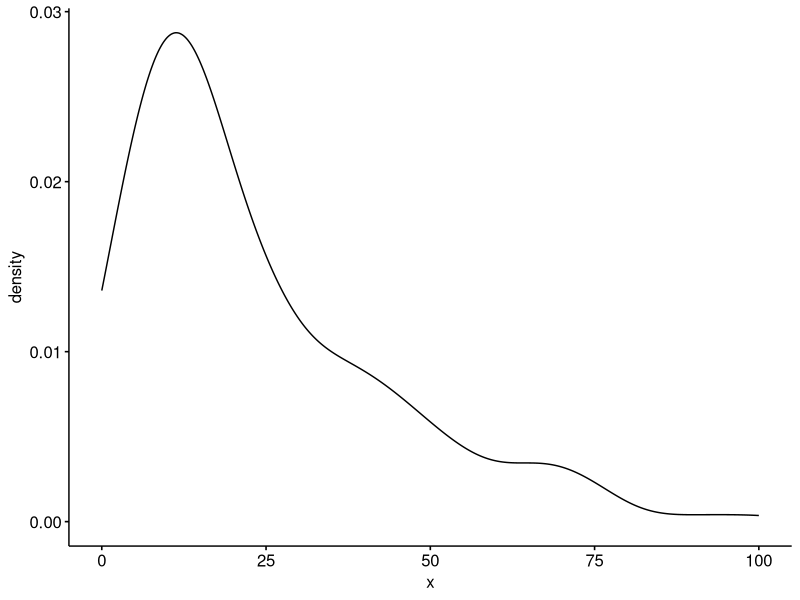
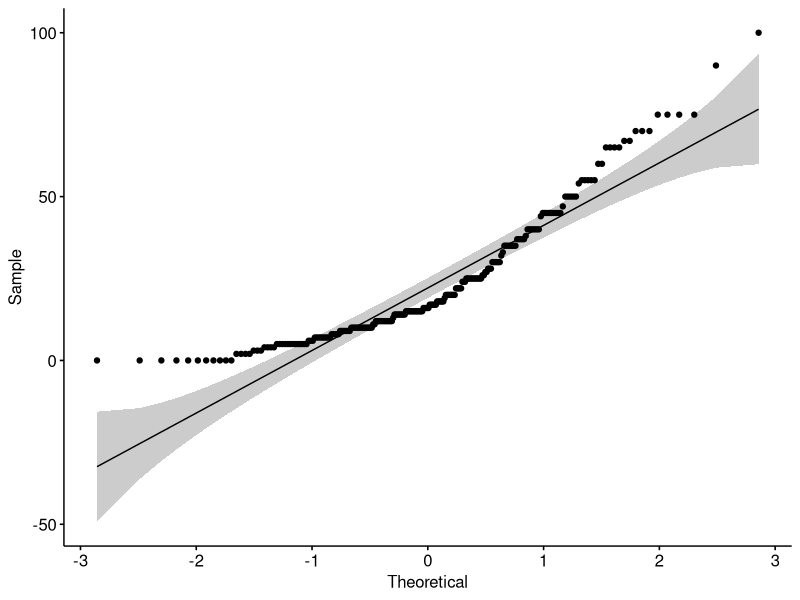
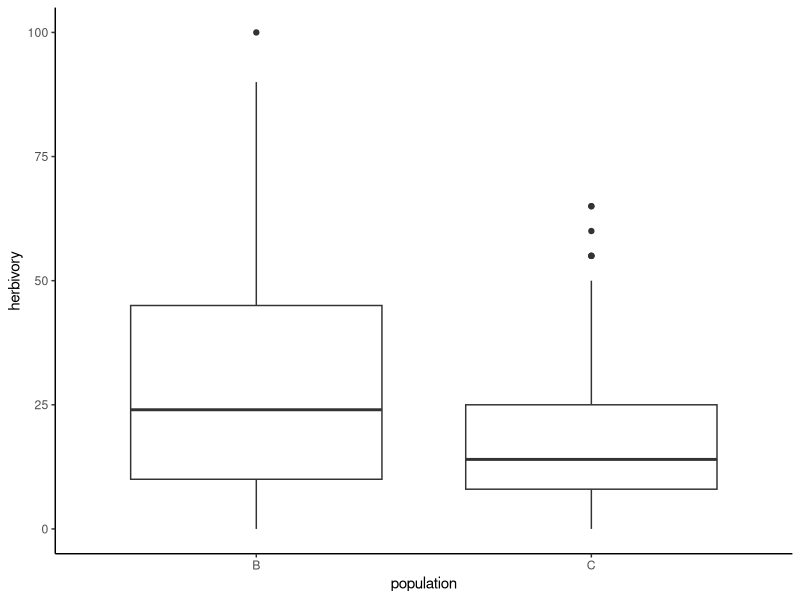
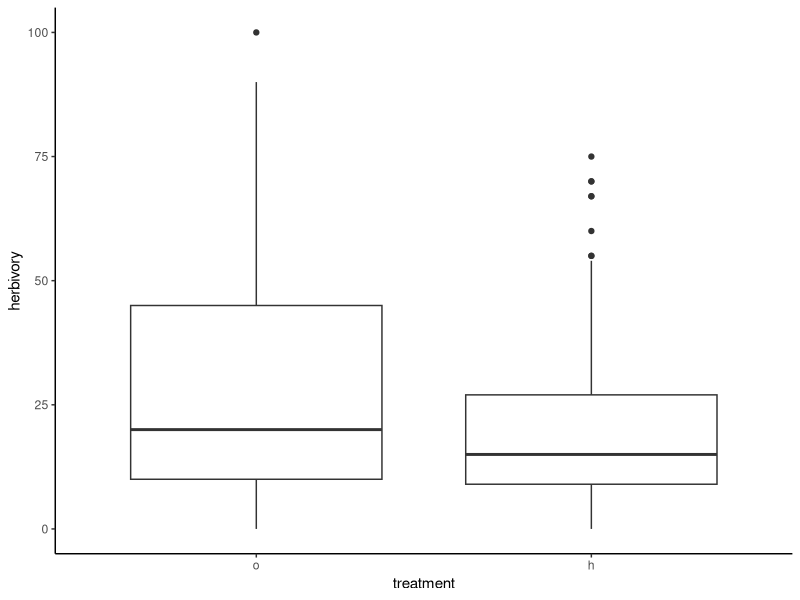
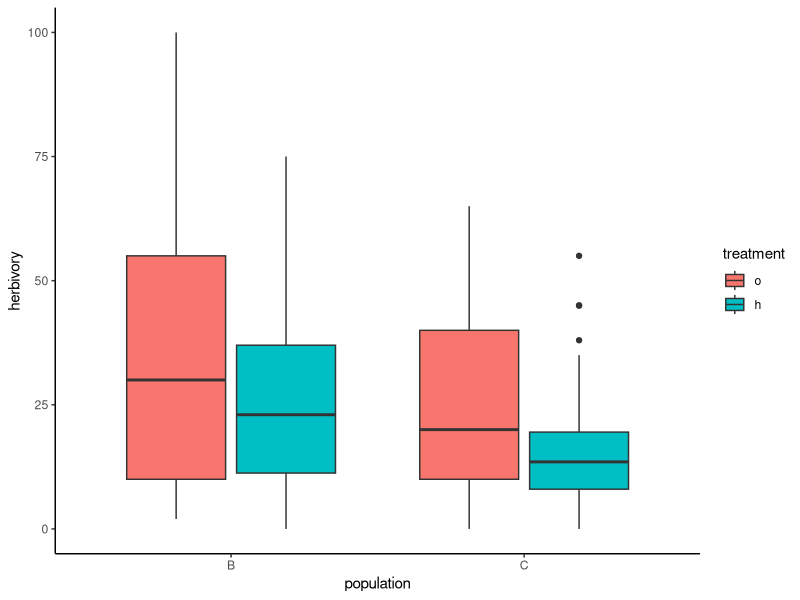
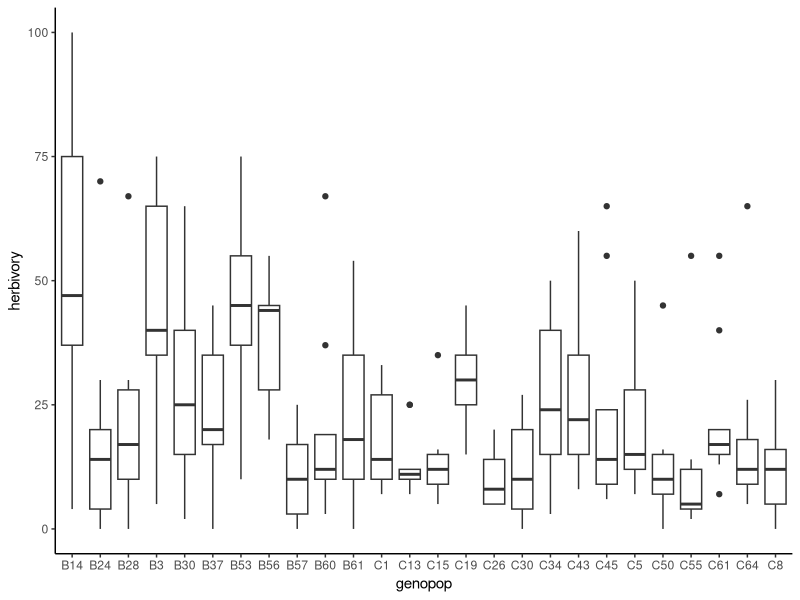

Generate these figures, in order, with R:

### Arabidopsis and VOCs; exploratory analyses


# Packages needed

library(readxl)
library(dplyr)
library(ggpubr)
library(tidyverse)



# Load data

herbivory <- read_excel("data/arabidopsis_herbivory.xlsx")[,1:8]
herbivory$genopop <- paste0(herbivory$population, herbivory$genotype) #add a combination of population and genotype
herbivory$treatment <- factor(herbivory$treatment, levels = c("o", "h"))

voc <- read_excel("data/arabidopsis_volatiles.xlsx")



# Normality tests

ggdensity(herbivory$herbivory)

ggqqplot(herbivory$herbivory)

shapiro.test(herbivory$herbivory)



# POPULATIONS

kruskal.test(herbivory ~ population, data = herbivory)

mean(herbivory$herbivory[which(herbivory$population == "B")])
mean(herbivory$herbivory[which(herbivory$population == "C")])

ggplot(herbivory, aes(x = population, y = herbivory)) +
  geom_boxplot() + theme_classic()



# TREATMENTS

kruskal.test(herbivory ~ treatment, data = herbivory)

ggplot(herbivory, aes(x = treatment, y = herbivory)) +
  geom_boxplot() + theme_classic()

mean(herbivory$herbivory[which(herbivory$treatment == "o")])
mean(herbivory$herbivory[which(herbivory$treatment == "h")])



# POPULATION AND TREATMENT

ggplot(herbivory, aes(x = population, y = herbivory)) +
  geom_boxplot(aes(fill = treatment)) + theme_classic()

b <- subset(herbivory, population == "B")
c <- subset(herbivory, population == "C")

mean(b$herbivory[which(b$treatment == "o")])
mean(b$herbivory[which(b$treatment == "h")])

mean(c$herbivory[which(c$treatment == "o")])
mean(c$herbivory[which(c$treatment == "h")])



# GENOTYPES

ggplot(herbivory, aes(x = genopop, y = herbivory)) +
  geom_boxplot() + theme_classic()



unique(herbivory$genopop)




